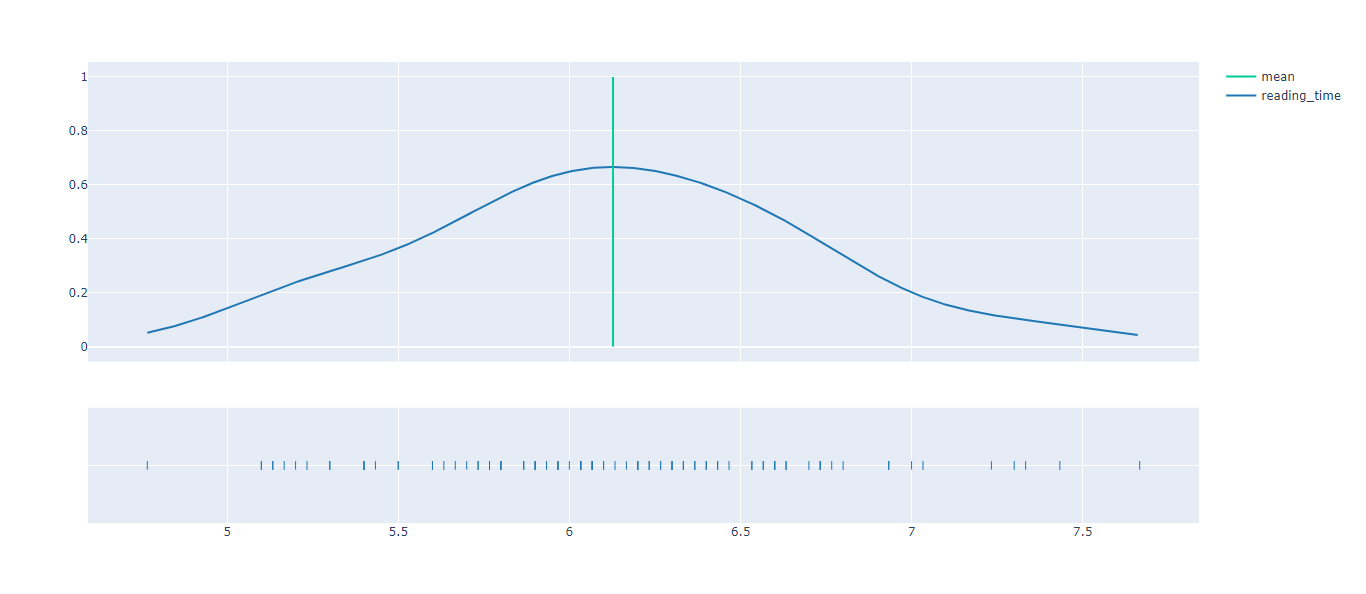

Write the Python code that produced this figure.
import csv
import pandas as pd
import statistics
import random
import plotly.figure_factory as ff
import plotly.graph_objects as go

df=pd.read_csv("medium_data.csv")
articles=df["reading_time"].to_list()

meanOfPopulation=statistics.mean(articles)
stdDev=statistics.stdev(articles)
print("mean of population: ",meanOfPopulation)
print("standard deviation of population: ",stdDev)

def randomMean(counter):
    articlesSet=[]
    for i in range (0,counter):
        randIndex=random.randint(0,len(articles)-1)
        value=articles[randIndex]
        articlesSet.append(value)
    mean=statistics.mean(articlesSet)
    return mean

def showFig(meanList):
    df=meanList
    mean=statistics.mean(df)
    fig=ff.create_distplot([df],["reading_time"],show_hist=False)
    fig.add_trace(go.Scatter(x=[mean,mean],y=[0,1],mode="lines",name="mean"))
    fig.show()

def setup():
    meanList=[]
    for i in range(0,100):
        set_of_means=randomMean(30)
        meanList.append(set_of_means)
    showFig(meanList)
    mean=statistics.mean(meanList)
    stdDev1=statistics.stdev(meanList)
    print("mean of sampling distribution: ",mean)
    print("standard deviation of sampling distribution: ",stdDev1)

setup()

firstStart,firstEnd=meanOfPopulation-stdDev,meanOfPopulation+stdDev
secondStart,secondEnd=meanOfPopulation-(2*stdDev),meanOfPopulation+(2*stdDev)
thirdStart,thirdEnd=meanOfPopulation-(3*stdDev),meanOfPopulation+(3*stdDev)

listOf1stStdDev=[result for result in articles if result >firstStart and result<firstEnd]
listOf2ndStdDev=[result for result in articles if result>secondStart and result<secondEnd]
listOf3rdStdDev=[result for result in articles if result >thirdStart and result<thirdEnd]

print("{}% of articles lies within 1 standard deviation".format(len(listOf1stStdDev)*100.0/len(articles)))
print("{}% of articles lies within 2 standard deviation".format(len(listOf2ndStdDev)*100.0/len(articles)))
print("{}% of articles lies within 3 standard deviation".format(len(listOf3rdStdDev)*100.0/len(articles)))

df =pd.read_csv("medium_data.csv")
articles=df["reading_time"].to_list()

meanOfSample=statistics.mean(articles)
stdDev=statistics.stdev(articles)
print("mean of the sample population: ",meanOfSample)
print("standard deviation of sample population: ",stdDev)

fig=ff.create_distplot([articles],[" reading time"],show_hist=False)
fig.add_trace(go.Scatter(x=[meanOfPopulation,meanOfPopulation],y=[0,0.17],mode="lines",name="Mean"))
fig.add_trace(go.Scatter(x=[meanOfSample,meanOfSample],y=[0,0.17],mode="lines",name="MEAN OF SAMPLE"))
fig.add_trace(go.Scatter(x=[firstEnd,firstEnd],y=[0,0.17],mode="lines",name="STANDARD DEVIATION 1 END"))
fig.add_trace(go.Scatter(x=[secondEnd,secondEnd],y=[0,0.17],mode="lines",name="STANDARD DEVIATION 2 END"))

zScore=(meanOfSample-meanOfPopulation)/stdDev
print("z-score: ",zScore)
